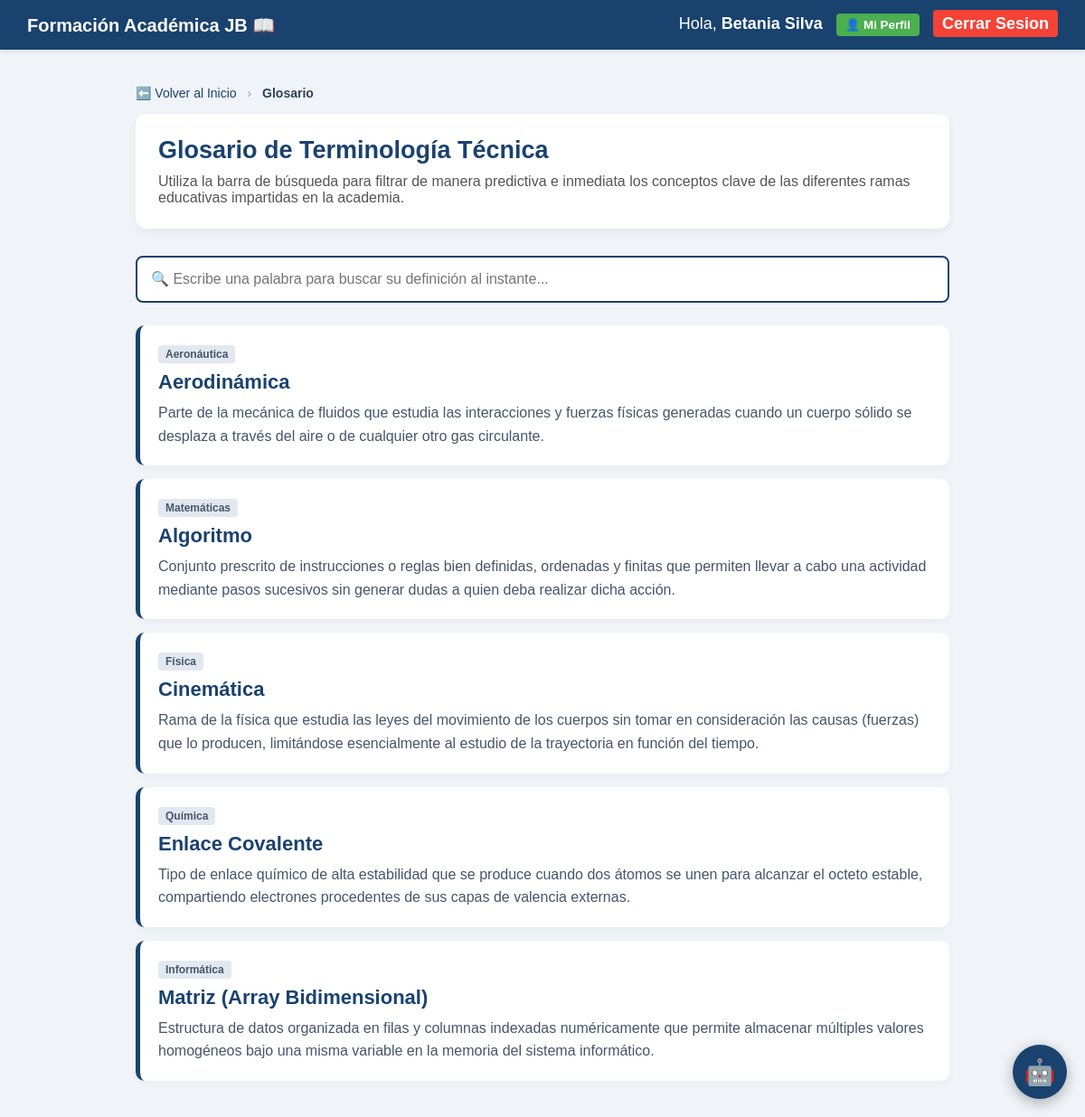
The app's page /glosario.php (signed in) with its own data.
### tables this page shows
CREATE TABLE `usuarios` (
  `id` int(11) NOT NULL,
  `cedula` varchar(20) DEFAULT NULL,
  `nombre` varchar(100) NOT NULL,
  `email` varchar(100) NOT NULL,
  `password` varchar(255) NOT NULL,
  `rol` enum('estudiante','docente','administrador') DEFAULT 'estudiante',
  `tipo_tea` tinyint(1) NOT NULL DEFAULT 0,
  `fecha_registro` datetime DEFAULT current_timestamp(),
  `modo_oscuro` tinyint(1) DEFAULT 0,
  `fuente_grande` tinyint(1) DEFAULT 0,
  `pictogramas_activos` tinyint(1) DEFAULT 1,
  `temporizador_visual` tinyint(1) DEFAULT 1
);

CREATE TABLE `terminos` (
  `id` int(11) NOT NULL,
  `termino` varchar(100) NOT NULL,
  `definicion` text NOT NULL,
  `materia` varchar(50) DEFAULT NULL,
  `activo` tinyint(1) DEFAULT 1,
  `created_at` datetime DEFAULT current_timestamp()
);

### glosario.php (the view, shortened to what this page needs)
<?php
include 'conexion.php';
$id_usuario = $_SESSION['usuario_id'];
$res_user = $conn->query("SELECT * FROM usuarios WHERE id = $id_usuario");
$usuario = $res_user->fetch_assoc();
$dashboard_url = ($usuario['tipo_tea'] == 1) ? 'index_tea.php' : 'index.php';
?>
<!DOCTYPE html>
<html lang="es">
<head>
</head>
<body>
<nav class="navbar">
    <div style="display:flex; align-items:center; gap:15px;">
        <div style="font-weight: bold; font-size: 20px;">Formación Académica JB 📖</div>
    </div>
    <div>
        <span>Hola, <strong><?php echo htmlspecialchars($usuario['nombre']); ?></strong></span>
        <button onclick="togglePerfilEst()" style="background:#4CAF50; color:white; border:none; padding:5px 10px; border-radius:4px; cursor:pointer; font-weight:bold; margin-left:10px;">👤 Mi Perfil</button>
        <a href="logout.php" style="background: #f44336; padding: 5px 10px; border-radius: 4px; margin-left:10px;">Cerrar Sesion</a>
    </div>
</nav>
<div class="contenedor">
    <div style="margin-bottom: 15px; font-size: 14px; color: <?php echo $usuario['modo_oscuro'] ? '#ccc' : '#334155'; ?>;">
        <a href="<?php echo $dashboard_url; ?>" style="color: #1a426e; text-decoration: none;">⬅️ Volver al Inicio</a>
        <span style="color: #94a3b8; margin: 0 8px;">›</span>
        <span style="color: <?php echo $usuario['modo_oscuro'] ? '#fff' : '#334155'; ?>; font-weight: bold;">Glosario</span>
    </div>
    <div class="encabezado">
        <h2 style="margin: 0 0 10px 0; color: #1a426e;">Glosario de Terminología Técnica</h2>
        <p style="margin: 0; color: #555; font-size: 16px;">Utiliza la barra de búsqueda para filtrar de manera predictiva e inmediata los conceptos clave de las diferentes ramas educativas impartidas en la academia.</p>
    </div>
    <input type="text" id="buscador" class="caja-buscar" placeholder="🔍 Escribe una palabra para buscar su definición al instante..." onkeyup="filtrarTerminos()">
    <?php
    $terminos_res = $conn->query("SELECT t.*, COALESCE(m.nombre, t.materia) AS materia_nombre FROM terminos t LEFT JOIN cursos m ON t.materia = m.clave WHERE t.activo=1 ORDER BY t.termino ASC");
    ?>
    <div class="lista-terminos" id="listaTerminos">
        <?php while ($tr = $terminos_res->fetch_assoc()): ?>
        <div class="tarjeta-termino">
            <span class="materia-tag"><?php echo htmlspecialchars($tr['materia_nombre']); ?></span>
            <h3><?php echo htmlspecialchars($tr['termino']); ?></h3>
            <p><?php echo htmlspecialchars($tr['definicion']); ?></p>
        </div>
        <?php endwhile; ?>
    </div>
</div>
<?php include 'asistente.php'; ?>
</body>
</html>

### asistente.php (shortened to what this page needs)
<button class="btn-asistente-flotante" onclick="alternarAsistente()" title="Asistente Virtual">🤖</button>

### records on screen
usuarios: nombre "Betania Silva"
terminos: materia_nombre "Aeronáutica", termino "Aerodinámica", definicion "Parte de la mecánica de fluidos que estudia las interacciones y fuerzas físicas generadas cuando un cuerpo sólido se desplaza a través del aire o de cualquier otro gas circulante."
terminos: materia_nombre "Matemáticas", termino "Algoritmo", definicion "Conjunto prescrito de instrucciones o reglas bien definidas, ordenadas y finitas que permiten llevar a cabo una actividad mediante pasos sucesivos sin generar dudas a quien deba realizar dicha acción."
terminos: materia_nombre "Física", termino "Cinemática", definicion "Rama de la física que estudia las leyes del movimiento de los cuerpos sin tomar en consideración las causas (fuerzas) que lo producen, limitándose esencialmente al estudio de la trayectoria en función del tiempo."
terminos: materia_nombre "Química", termino "Enlace Covalente", definicion "Tipo de enlace químico de alta estabilidad que se produce cuando dos átomos se unen para alcanzar el octeto estable, compartiendo electrones procedentes de sus capas de valencia externas."
terminos: materia_nombre "Informática", termino "Matriz (Array Bidimensional)", definicion "Estructura de datos organizada en filas y columnas indexadas numéricamente que permite almacenar múltiples valores homogéneos bajo una misma variable en la memoria del sistema informático."
